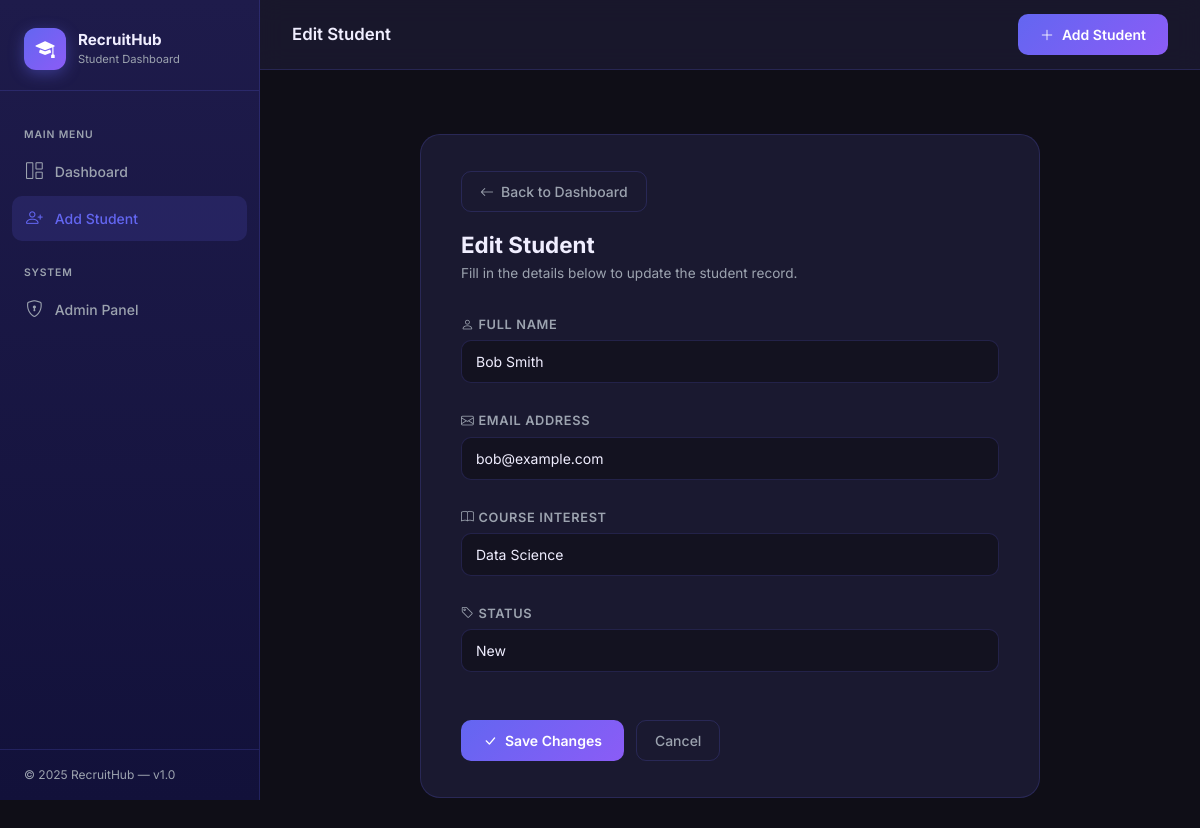
Page /edit/2/ on the committed database.
### students/models.py (models this page shows, shortened)
class Student(models.Model):
    STATUS_CHOICES = [
        ('New', 'New'),
        ('Contacted', 'Contacted'),
        ('Enrolled', 'Enrolled'),
        ('Rejected', 'Rejected'),
    ]
    name            = models.CharField(max_length=200)
    email           = models.EmailField(unique=True)
    course_interest = models.CharField(max_length=200)
    status          = models.CharField(max_length=20, choices=STATUS_CHOICES, default='New')
    created_at      = models.DateTimeField(auto_now_add=True)
    class Meta:
        ordering = ['-created_at']

### students/views.py (the view)
# urls.py: path('edit/<int:pk>/', views.edit_student,  name='edit_student'),
def edit_student(request, pk):
    student = get_object_or_404(Student, pk=pk)
    if request.method == 'POST':
        form = StudentForm(request.POST, instance=student)
        if form.is_valid():
            form.save()
            messages.success(request, 'Student updated successfully!')
            return redirect('student_list')
        else:
            messages.error(request, 'Please fix the errors below.')
    else:
        form = StudentForm(instance=student)
    return render(request, 'student_form.html', {'form': form, 'title': 'Edit Student'})

### students/forms.py
class StudentForm(forms.ModelForm):
    class Meta:
        model  = Student
        fields = ['name', 'email', 'course_interest', 'status']
        widgets = {
            'name': forms.TextInput(attrs={
                'class': 'form-control',
                'placeholder': 'Full Name',
            }),
            'email': forms.EmailInput(attrs={
                'class': 'form-control',
                'placeholder': 'Email Address',
            }),
            'course_interest': forms.TextInput(attrs={
                'class': 'form-control',
                'placeholder': 'e.g. Python, Data Science, Web Dev',
            }),
            'status': forms.Select(attrs={
                'class': 'form-select',
            }),
        }
        labels = {
            'course_interest': 'Course Interest',
        }

### templates/student_form.html (shortened to what this page needs)
{% extends 'base.html' %}
{% block page_title %}{{ title }}{% endblock %}
{% block content %}
<div class="page-wrapper">
  <div class="form-card">
    <div style="margin-bottom:28px;">
      <a href="{% url 'student_list' %}" class="btn-outline-muted" id="back-btn"
         style="margin-bottom:20px; display:inline-flex;">
        <i class="bi bi-arrow-left"></i> Back to Dashboard
      </a>
      <h1 style="font-size:1.4rem; font-weight:700; margin:0 0 4px; color:var(--text-primary);">
        {{ title }}
      </h1>
      <p style="font-size:.85rem; color:var(--text-muted); margin:0;">
        Fill in the details below to
        {% if 'Edit' in title %}update the student record{% else %}register a new student{% endif %}.
      </p>
    </div>
    <form method="POST" id="student-form" novalidate>
      <div class="mb-4">
        <label class="form-label" for="{{ form.name.id_for_label }}">
          <i class="bi bi-person" style="margin-right:4px;"></i>Full Name
        </label>
        {{ form.name }}
      </div>
      <div class="mb-4">
        <label class="form-label" for="{{ form.email.id_for_label }}">
          <i class="bi bi-envelope" style="margin-right:4px;"></i>Email Address
        </label>
        {{ form.email }}
      </div>
      <div class="mb-4">
        <label class="form-label" for="{{ form.course_interest.id_for_label }}">
          <i class="bi bi-book" style="margin-right:4px;"></i>Course Interest
        </label>
        {{ form.course_interest }}
      </div>
      <div class="mb-5">
        <label class="form-label" for="{{ form.status.id_for_label }}">
          <i class="bi bi-tag" style="margin-right:4px;"></i>Status
        </label>
        {{ form.status }}
      </div>
      <div style="display:flex; gap:12px;">
        <button type="submit" class="btn-brand" id="submit-btn">
          <i class="bi bi-{% if 'Edit' in title %}check-lg{% else %}person-plus{% endif %}"></i>
          {% if 'Edit' in title %}Save Changes{% else %}Add Student{% endif %}
        </button>
        <a href="{% url 'student_list' %}" class="btn-outline-muted" id="cancel-btn">
          Cancel
        </a>
      </div>
    </form>
  </div>
</div>
{% endblock %}

### templates/base.html (style rules this page uses)
:root { --brand-primary: #6366f1; --brand-secondary: #8b5cf6; --brand-dark: #1e1b4b; --bg-body: #0f0e17; --bg-card: #1a1930; --bg-card-hover: #22203a; --border-color: rgba(99, 102, 241, 0.2); --text-primary: #f0eeff; --text-muted: #9ca3af; --success: #22c55e; --danger: #ef4444; --warning: #f59e0b; --info: #38bdf8; }
*, *::before, *::after { box-sizing: border-box; }
body { font-family: 'Inter', sans-serif; background-color: var(--bg-body); color: var(--text-primary); min-height: 100vh; }
.page-wrapper { padding: 32px; flex: 1; }
.form-card { background: var(--bg-card); border: 1px solid var(--border-color); border-radius: 20px; padding: 36px 40px; max-width: 620px; margin: 0 auto; }
.form-control, .form-select { background: rgba(15,14,23,.6); border: 1px solid var(--border-color); color: var(--text-primary); border-radius: 10px; padding: 10px 14px; font-size: .875rem; transition: border-color .2s ease, box-shadow .2s ease; }
.form-control::placeholder { color: var(--text-muted); }
.form-select option { background: #1a1930; color: var(--text-primary); }
.form-label { font-size: .8rem; font-weight: 600; color: var(--text-muted); text-transform: uppercase; letter-spacing: .05em; margin-bottom: 6px; }
.btn-brand { background: linear-gradient(135deg, var(--brand-primary), var(--brand-secondary)); color: #fff; border: none; border-radius: 10px; padding: 10px 22px; font-size: .875rem; font-weight: 600; cursor: pointer; transition: opacity .2s ease, transform .15s ease, box-shadow .2s ease; display: inline-flex; align-items: center; gap: 8px; text-decoration: none; }
.btn-outline-muted { background: transparent; border: 1px solid var(--border-color); color: var(--text-muted); border-radius: 10px; padding: 9px 18px; font-size: .875rem; font-weight: 500; cursor: pointer; transition: all .2s ease; text-decoration: none; display: inline-flex; align-items: center; gap: 7px; }

### rows in the picture
Student: name "Bob Smith", email "bob@example.com", course_interest "Data Science", status "New"

### other values in the picture
{{ title }} "Edit Student"
